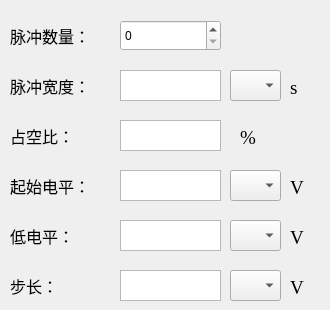
      <widget class="QWidget" name="PulseMode2">
       <attribute name="title">
        <string>阶梯</string>
       </attribute>
       <widget class="QLabel" name="w_label_PulseLowLevel_2">
        <property name="geometry">
         <rect>
          <x>10</x>
          <y>220</y>
          <width>101</width>
          <height>31</height>
         </rect>
        </property>
        <property name="font">
         <font>
          <family>Times New Roman</family>
          <pointsize>12</pointsize>
         </font>
        </property>
        <property name="text">
         <string>低电平：</string>
        </property>
       </widget>
       <widget class="QLabel" name="w_labelDutyCycle_2">
        <property name="geometry">
         <rect>
          <x>10</x>
          <y>120</y>
          <width>101</width>
          <height>31</height>
         </rect>
        </property>
        <property name="font">
         <font>
          <family>Times New Roman</family>
          <pointsize>12</pointsize>
         </font>
        </property>
        <property name="text">
         <string>占空比：</string>
        </property>
       </widget>
       <widget class="QLabel" name="w_labelNumberOfDuty_2">
        <property name="geometry">
         <rect>
          <x>10</x>
          <y>20</y>
          <width>101</width>
          <height>31</height>
         </rect>
        </property>
        <property name="font">
         <font>
          <family>Times New Roman</family>
          <pointsize>12</pointsize>
         </font>
        </property>
        <property name="text">
         <string>脉冲数量：</string>
        </property>
       </widget>
       <widget class="QTextEdit" name="w_PulseWidthInput_2">
        <property name="geometry">
         <rect>
          <x>120</x>
          <y>70</y>
          <width>101</width>
          <height>31</height>
         </rect>
        </property>
        <property name="font">
         <font>
          <family>Times New Roman</family>
          <pointsize>12</pointsize>
         </font>
        </property>
       </widget>
       <widget class="QLabel" name="w_label_seconds_2">
        <property name="geometry">
         <rect>
          <x>290</x>
          <y>80</y>
          <width>31</width>
          <height>16</height>
         </rect>
        </property>
        <property name="font">
         <font>
          <family>Times New Roman</family>
          <pointsize>14</pointsize>
         </font>
        </property>
        <property name="text">
         <string>s</string>
        </property>
       </widget>
       <widget class="QComboBox" name="w_chooseSizeOfPulseWidth_3">
        <property name="geometry">
         <rect>
          <x>230</x>
          <y>70</y>
          <width>51</width>
          <height>31</height>
         </rect>
        </property>
        <property name="font">
         <font>
          <family>Times New Roman</family>
          <pointsize>14</pointsize>
         </font>
        </property>
        <item>
         <property name="text">
          <string/>
         </property>
        </item>
        <item>
         <property name="text">
          <string>m</string>
         </property>
        </item>
        <item>
         <property name="text">
          <string>u</string>
         </property>
        </item>
       </widget>
       <widget class="QTextEdit" name="w_PulseDutyCycleInput_2">
        <property name="geometry">
         <rect>
          <x>120</x>
          <y>120</y>
          <width>101</width>
          <height>31</height>
         </rect>
        </property>
        <property name="font">
         <font>
          <family>Times New Roman</family>
          <pointsize>12</pointsize>
         </font>
        </property>
       </widget>
       <widget class="QLabel" name="w_label_PulseHighLevel_2">
        <property name="geometry">
         <rect>
          <x>10</x>
          <y>170</y>
          <width>101</width>
          <height>31</height>
         </rect>
        </property>
        <property name="font">
         <font>
          <family>Times New Roman</family>
          <pointsize>12</pointsize>
         </font>
        </property>
        <property name="text">
         <string>起始电平：</string>
        </property>
       </widget>
       <widget class="QComboBox" name="w_chooseSizeOfPulseHighLevel_2">
        <property name="geometry">
         <rect>
          <x>230</x>
          <y>170</y>
          <width>51</width>
          <height>31</height>
         </rect>
        </property>
        <property name="font">
         <font>
          <family>Times New Roman</family>
          <pointsize>14</pointsize>
         </font>
        </property>
        <item>
         <property name="text">
          <string/>
         </property>
        </item>
        <item>
         <property name="text">
          <string>m</string>
         </property>
        </item>
        <item>
         <property name="text">
          <string>u</string>
         </property>
        </item>
        <item>
         <property name="text">
          <string>n</string>
         </property>
        </item>
       </widget>
       <widget class="QComboBox" name="w_chooseSizeOfPulseLowLevel_2">
        <property name="geometry">
         <rect>
          <x>230</x>
          <y>220</y>
          <width>51</width>
          <height>31</height>
         </rect>
        </property>
        <property name="font">
         <font>
          <family>Times New Roman</family>
          <pointsize>14</pointsize>
         </font>
        </property>
        <item>
         <property name="text">
          <string/>
         </property>
        </item>
        <item>
         <property name="text">
          <string>m</string>
         </property>
        </item>
        <item>
         <property name="text">
          <string>u</string>
         </property>
        </item>
        <item>
         <property name="text">
          <string>n</string>
         </property>
        </item>
       </widget>
       <widget class="QLabel" name="w_label_percent_2">
        <property name="geometry">
         <rect>
          <x>240</x>
          <y>130</y>
          <width>31</width>
          <height>16</height>
         </rect>
        </property>
        <property name="font">
         <font>
          <family>Times New Roman</family>
          <pointsize>14</pointsize>
         </font>
        </property>
        <property name="text">
         <string>%</string>
        </property>
       </widget>
       <widget class="QSpinBox" name="w_numberOfPulse_2">
        <property name="geometry">
         <rect>
          <x>120</x>
          <y>20</y>
          <width>101</width>
          <height>31</height>
         </rect>
        </property>
       </widget>
       <widget class="QTextEdit" name="w_InputPulseLowLevel_2">
        <property name="geometry">
         <rect>
          <x>120</x>
          <y>220</y>
          <width>101</width>
          <height>31</height>
         </rect>
        </property>
        <property name="font">
         <font>
          <family>Times New Roman</family>
          <pointsize>12</pointsize>
         </font>
        </property>
       </widget>
       <widget class="QLabel" name="w_label_VA_PulseLowLevel_2">
        <property name="geometry">
         <rect>
          <x>290</x>
          <y>230</y>
          <width>31</width>
          <height>16</height>
         </rect>
        </property>
        <property name="font">
         <font>
          <family>Times New Roman</family>
          <pointsize>14</pointsize>
         </font>
        </property>
        <property name="text">
         <string>V</string>
        </property>
       </widget>
       <widget class="QTextEdit" name="w_InputPulseHighLevel_2">
        <property name="geometry">
         <rect>
          <x>120</x>
          <y>170</y>
          <width>101</width>
          <height>31</height>
         </rect>
        </property>
        <property name="font">
         <font>
          <family>Times New Roman</family>
          <pointsize>12</pointsize>
         </font>
        </property>
       </widget>
       <widget class="QLabel" name="w_labelWidthOfDuty_2">
        <property name="geometry">
         <rect>
          <x>10</x>
          <y>70</y>
          <width>101</width>
          <height>31</height>
         </rect>
        </property>
        <property name="font">
         <font>
          <family>Times New Roman</family>
          <pointsize>12</pointsize>
         </font>
        </property>
        <property name="text">
         <string>脉冲宽度：</string>
        </property>
       </widget>
       <widget class="QLabel" name="w_label_VA_PulseHighLevel_2">
        <property name="geometry">
         <rect>
          <x>290</x>
          <y>180</y>
          <width>31</width>
          <height>16</height>
         </rect>
        </property>
        <property name="font">
         <font>
          <family>Times New Roman</family>
          <pointsize>14</pointsize>
         </font>
        </property>
        <property name="text">
         <string>V</string>
        </property>
       </widget>
       <widget class="QLabel" name="w_label_PulseLowLevel_3">
        <property name="geometry">
         <rect>
          <x>10</x>
          <y>270</y>
          <width>101</width>
          <height>31</height>
         </rect>
        </property>
        <property name="font">
         <font>
          <family>Times New Roman</family>
          <pointsize>12</pointsize>
         </font>
        </property>
        <property name="text">
         <string>步长：</string>
        </property>
       </widget>
       <widget class="QLabel" name="w_label_VA_PulseLowLevel_3">
        <property name="geometry">
         <rect>
          <x>290</x>
          <y>280</y>
          <width>31</width>
          <height>16</height>
         </rect>
        </property>
        <property name="font">
         <font>
          <family>Times New Roman</family>
          <pointsize>14</pointsize>
         </font>
        </property>
        <property name="text">
         <string>V</string>
        </property>
       </widget>
       <widget class="QTextEdit" name="w_InputPulseLowLevel_3">
        <property name="geometry">
         <rect>
          <x>120</x>
          <y>270</y>
          <width>101</width>
          <height>31</height>
         </rect>
        </property>
        <property name="font">
         <font>
          <family>Times New Roman</family>
          <pointsize>12</pointsize>
         </font>
        </property>
       </widget>
       <widget class="QComboBox" name="w_chooseSizeOfPulseLowLevel_3">
        <property name="geometry">
         <rect>
          <x>230</x>
          <y>270</y>
          <width>51</width>
          <height>31</height>
         </rect>
        </property>
        <property name="font">
         <font>
          <family>Times New Roman</family>
          <pointsize>14</pointsize>
         </font>
        </property>
        <item>
         <property name="text">
          <string/>
         </property>
        </item>
        <item>
         <property name="text">
          <string>m</string>
         </property>
        </item>
        <item>
         <property name="text">
          <string>u</string>
         </property>
        </item>
        <item>
         <property name="text">
          <string>n</string>
         </property>
        </item>
       </widget>
      </widget>
